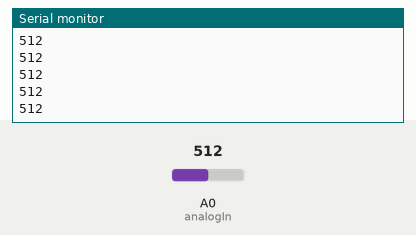
Recording of a sketch running on a simulated Arduino Uno, built with avr-gcc and run on an emulated ATmega328P. Shown: the last lines printed to the serial monitor. The test bench sets the inputs (shaded band); at power-on: A0 (analogIn) = 512.

Above: at 1.2 s.
1.3 s: A0 (analogIn) set to 716
At 1.9 s:
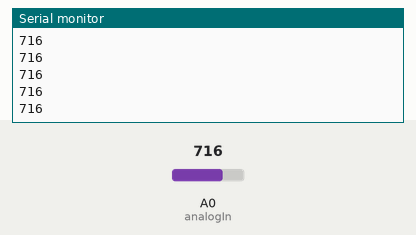
2.8 s: A0 (analogIn) set to 900
At 3.7 s:
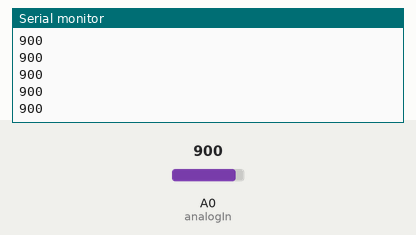
Timing chart, 0 to 5.8 s (numbered marks = the images above; inputs shaded):
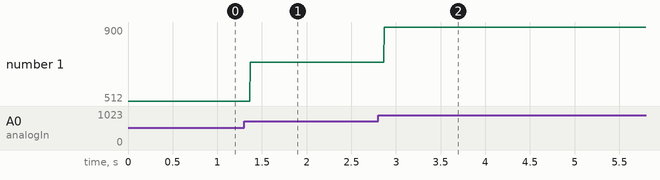

Measured:
- after the input at 1.3 s, the serial monitor: prints a new line after 0.07 s (image 1)
- after the input at 2.8 s, the serial monitor: prints a new line after 0.07 s (image 2)
- plotted number 1: 512 → 716 after the input at 1.3 s, 716 → 900 after the input at 2.8 s

The sketch:

ReadEx.ino
```cpp
#define analogIn A0

void setup()
{
  Serial.begin(9600);
  pinMode(analogIn,INPUT);
}

void loop()
{
  Serial.println(analogRead(analogIn));
}
```
